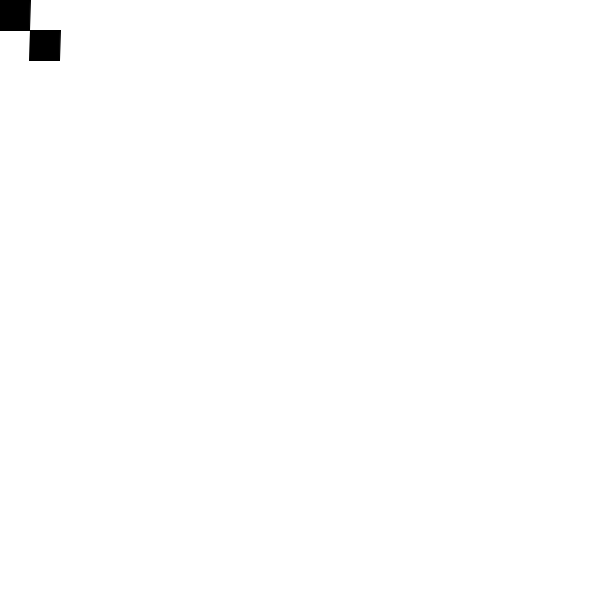
Frame 1 (no input)
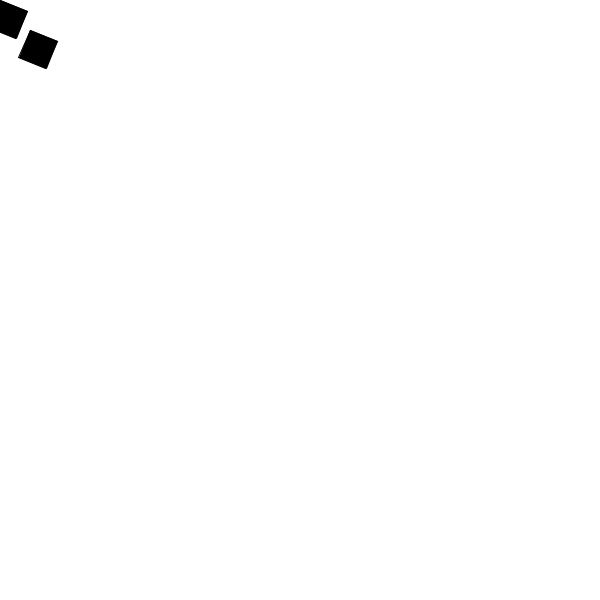
Frame 60 (the mouse pressed at the canvas centre just before this capture)
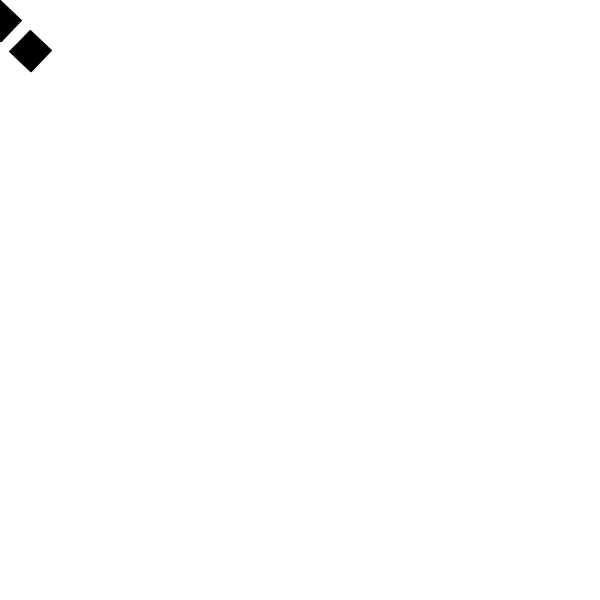
Frame 120 (the mouse held since frame 60 and released just before this capture)

The Processing sketch that drew these frames (run headless with seeded random() and noise(); from frame 60 on, the mouse is pressed at the canvas centre):

// Processing sketch: rot_test
// ── rot_test.pde
// Rotation rate
float rot_rate = 0.001;

// List to hold n shapes
ArrayList<PShape> lst = new ArrayList<PShape>();

void setup() {
  size(600, 600);

  // Initialize ArrayList of PShapes
  for(int x= 0; x < 2; x++) {
    lst.add(createShape(RECT,0, 0, 30, 30));
  }
}

void draw() {
  background(255);

  // Just attempt to draw the shapes in place first
  for(int x = 0; x < 2; x++) {
    PShape shp = lst.get(x);
    translate(30*x, 30*x);
    shp.rotate(rot_rate*TWO_PI);
    shp.translate(-(x+1)*shp.height/2., -(x+1)*shp.height/2.);
    shp.setFill(0);
    shape(shp, 0, 0);
    resetMatrix();
  }
}
